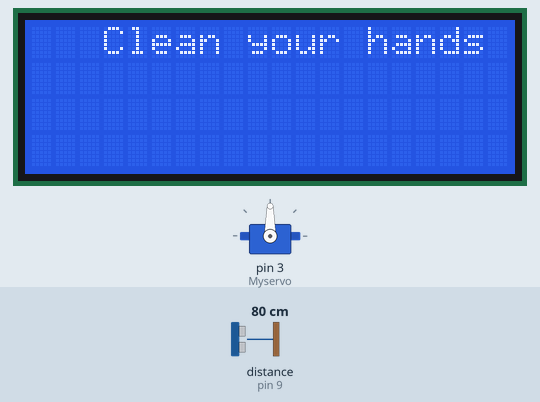
The sketch below on a simulated Arduino Uno, built with avr-gcc and run on an emulated ATmega328P. Shown: servo, 20×4 character LCD. Wiring (inferred from the names in the program): ultrasonic range finder: trigger pin 10; echo pin 9. Inputs (shaded band) come from the test bench; at power-on: distance to the obstacle (sensor on pin 9) 80 cm. The echo pulse lasts 58.3 µs per cm.

Above: at 1.2 s.
1.3 s: distance to the obstacle (sensor on pin 9) set to 17 cm
2.8 s: distance to the obstacle (sensor on pin 9) set to 14 cm
At 4.4 s:
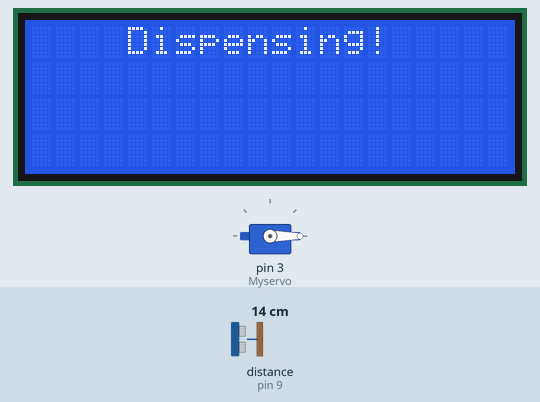
5.2 s: distance to the obstacle (sensor on pin 9) set to 18 cm
At 7.1 s:
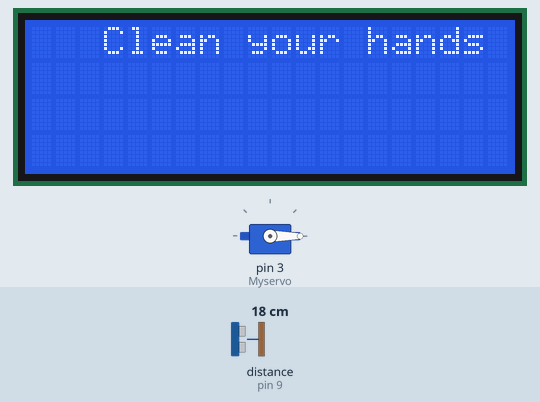
7.8 s: distance to the obstacle (sensor on pin 9) set to 2 cm
At 8.27 s:
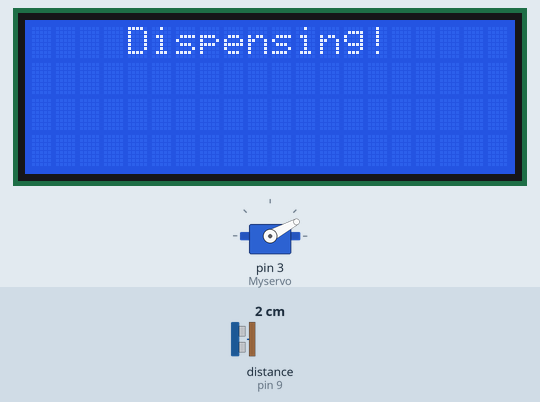
10.5 s: distance to the obstacle (sensor on pin 9) set to 35 cm
At 12.0 s:
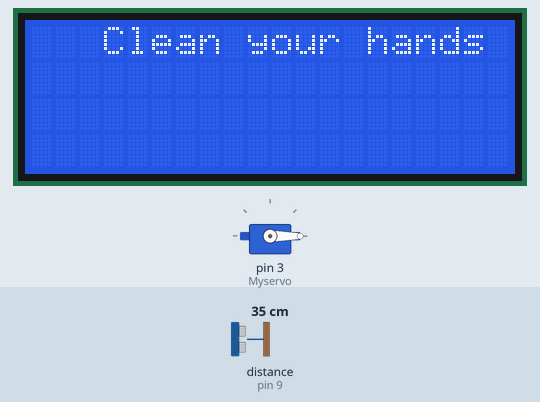
Timing chart, 0 to 13.5 s (numbered marks = the images above; inputs shaded):
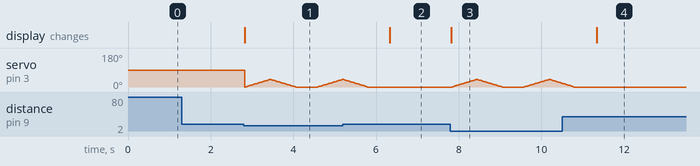

The sketch:

automatic_sanitizer.ino
```cpp
#include <Wire.h>
#include <LiquidCrystal_I2C.h>
#include <Servo.h>

// Initialization of the servo motor
Servo Myservo;

// Definition of pins for the ultrasonic sensor
#define trigPin 10
#define echoPin 9

// Initialization of the LCD display (I2C address 0x27, 20 characters by 4 lines)
LiquidCrystal_I2C lcd(0x27, 20, 4);

// Variables for servo position, response time, and distance
int pos;
long response, distance;

// Constant for the display refresh rate
const long interval = 500;

// State variable for dispensing
bool dispensing = false;

void setup() {
  // Initialization of serial communication for debugging
  Serial.begin(9600);

  // Connecting the servo motor to pin 3
  Myservo.attach(3);

  // Initialization of the LCD display
  lcd.init();
  lcd.backlight();
  lcd.setCursor(3, 0);
  lcd.print("Clean your hands");

  // Setting pins for the ultrasonic sensor
  pinMode(trigPin, OUTPUT);
  pinMode(echoPin, INPUT);
}

void loop() {
  // Trigger the trig pin to send an ultrasonic pulse
  digitalWrite(trigPin, LOW);
  delayMicroseconds(2);
  digitalWrite(trigPin, HIGH);
  delayMicroseconds(10);
  digitalWrite(trigPin, LOW);

  // Measuring the duration of the echo
  response = pulseIn(echoPin, HIGH);

  // Calculating distance in centimeters
  distance = response / 58.2;

  // Checking if the distance is less than 15 cm and greater than 0
  if (distance < 15 && distance > 0) {
    if (!dispensing) {
      // If not currently dispensing, display a message on the LCD
      lcd.clear();
      lcd.setCursor(4, 0);
      lcd.print("Dispensing!");
      dispensing = true;
    }

    // Moving the servo motor to the 40-degree position and back
    for(pos = 0; pos <= 40; pos++) {
      Myservo.write(pos);
      delay(15);
    }
    for(pos = 40; pos >= 0; pos--) {
      Myservo.write(pos);
      delay(15);
    }
    delay(500); // Short pause after dispensing
  } else {
    if (dispensing) {
      // If the hand is out of range, display the default message on the LCD
      lcd.clear();
      lcd.setCursor(3, 0);
      lcd.print("Clean your hands");
      dispensing = false;
    }
  }
  delay(10); // Short delay before the next measurement
}
```

Measured:
- the behaviour switches between 16 and 15 cm on distance to the obstacle (sensor on pin 9) (found by bisection; images 0 and 1)
- after the input at 1.3 s, every drawn part: stays the same
- after the input at 2.8 s, the display: changes at once (image 1)
- after the input at 5.2 s, servo on pin 3 (Myservo): goes on until 5.8 s, then stays 0°; the display: changes after 1.1 s (image 2)
- after the input at 10.5 s, servo on pin 3 (Myservo): goes on until 10.8 s, then stays 0°; the display: changes after 0.83 s (image 4)
